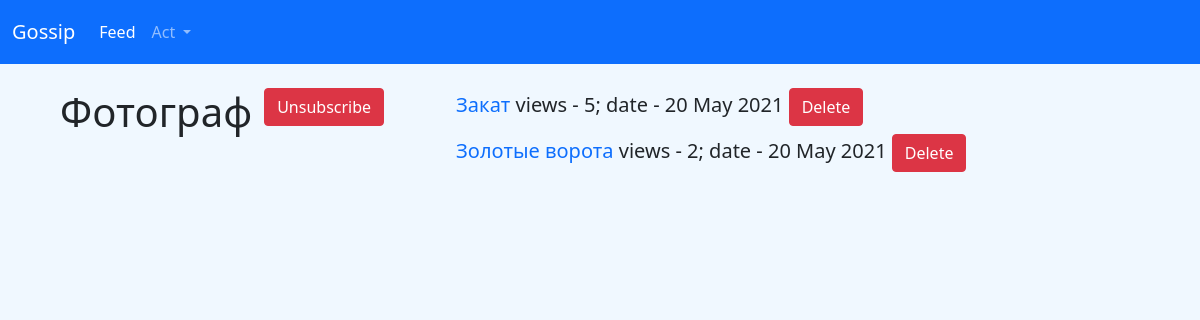
Screenshot of /user/2 (signed in) with the database file from the repository.
### data/user.py (models this page shows, shortened)
class User(SqlAlchemyBase, UserMixin, SerializerMixin):
    __tablename__ = 'users'
    id = sa.Column(sa.Integer, primary_key=True, autoincrement=True)
    nickname = sa.Column(sa.String, nullable=True)
    hashed_password = sa.Column(sa.String, nullable=True)
    created_date = sa.Column(sa.DateTime, default=datetime.datetime.now())
    subs = sa.Column(sa.String, default='1')
    news = orm.relation("News", back_populates='user')

### data/new.py (models this page shows)
class News(SqlAlchemyBase, UserMixin, SerializerMixin):
    __tablename__ = 'news'
    id = sa.Column(sa.Integer, primary_key=True, autoincrement=True)
    title = sa.Column(sa.String, nullable=True)
    content = sa.Column(sa.String, nullable=True)
    date = datetime.date.today().ctime().split()
    date = date[2] + ' ' + date[1] + ' ' + date[-1]
    created_date = sa.Column(sa.String, default=date)
    views = sa.Column(sa.Integer, default=0)
    user_id = sa.Column(sa.Integer, sa.ForeignKey("users.id"))
    user = orm.relation('User')

### get_user.py (the view)
@get_user_blueprint.route('/user/<int:id>', methods=['GET', 'POST'])
def get_user(id):
    ses = db_session.create_sessin()
    user = ses.query(User).get(id)
    if request.method == 'POST':
        cur_user = ses.query(User).get(current_user.id)
        if str(id) in current_user.subs:
            print(4)
            subs = current_user.subs.split(',')
            del subs[subs.index(str(id))]
            cur_user.subs = ','.join(subs)
        else:
            if cur_user.subs == '':
                cur_user.subs = str(id)
            else:
                cur_user.subs += ',' + str(id)
        ses.commit()
        return redirect(f'/user/{id}')
    elif request.method == 'GET':
        news = user.news
        is_user = str(id) in current_user.subs
        return render_template('get_user.html', news=news, user=user.nickname, title=user.nickname, id=id, is_user=is_user)

### app.py (called while the page is built)
@login_man.user_loader
def loader_user(user_id):
    ses = db_session.create_sessin()
    return ses.query(User).get(user_id)

### data/db_session.py (called while the page is built)
def create_sessin() -> Session:
    global __factory
    return __factory()

### templates/get_user.html (shortened to what this page needs)
{% extends 'base.html' %}
{% block content %}
<div class="parent">
        <div class="child"><h1>{{ user }}</h1></div>
        <div class="child">
            {% if not(current_user.id == id) %}
            <div class="btn-group" role="group" aria-label="Basic mixed styles example">
                <form action="" method="post">
                {% if not(is_user) %}
                <button type="submit" class="btn btn-success" id="subscribe" >Subscribe</button>
                {% else %}
                <button type="submit" class="btn btn-danger" id="subscribe">Unsubscribe</button>
                {% endif %}
                    </form>
            </div>
            {% endif %}
        </div>
        <div class="child">
            {% for new in news %}
            <h5>
                <a href="/new/{{ new.id }}">{{ new.title }}</a> views - {{ new.views }}; date - {{new.created_date}}
                {% if current_user.id == id or current_user.id == 1 %}
                <a href="/user/{{ id }}/delete/{{ new.id }}" class="btn btn-danger">Delete</a>
                {% endif %}
            </h5>
            {% endfor %}
        </div>
    </div>
{% endblock %}

### static/css/style.css (style rules this page uses)
body { background: #F0F8FF; }
a { text-decoration: none; }

### templates/get_user.html (style rules this page uses)
.parent> div { float: left; margin-right: 1%; }
.child:last-child { margin-left: 5%; }
.child:first-child { margin-left: 5%; }

### rows the page displays
User: nickname "Фотограф"
News: title "Закат", views "5", created_date "20 May 2021"
News: title "Золотые ворота", views "2", created_date "20 May 2021"
